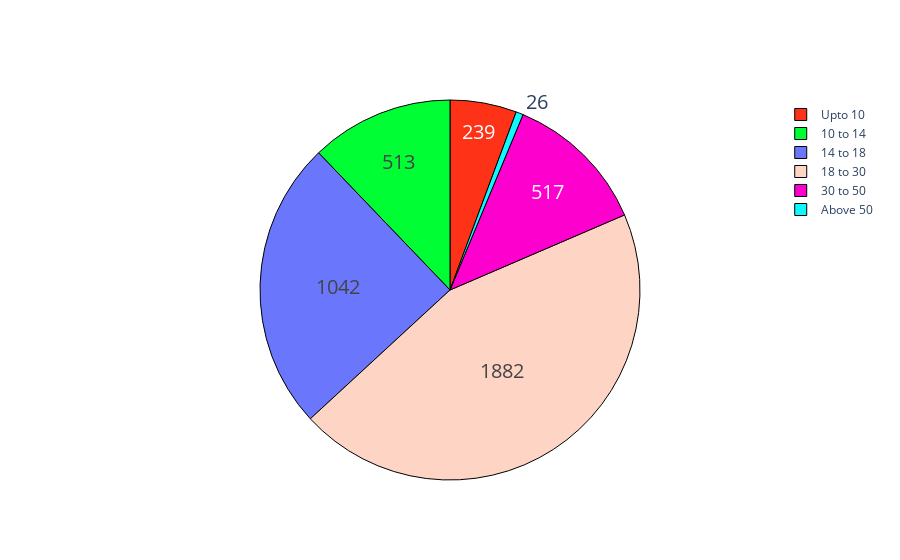

The notebook cell saved with this chart:
### Code cell
fig = go.Figure(data=[go.Pie(labels=ageGrp, values=ageGrpVal, sort=False, marker=dict(
    colors=px.colors.qualitative.Light24), textfont_size=15)])
fig.update_traces(hoverinfo='label+percent', textinfo='value', textfont_size=20,
                  marker=dict(line=dict(color='#000', width=1)))
fig.show()

### Figure 1 — Plotly figure (JSON) as saved in the notebook; plotly's stock layout.template omitted (floating-point values rounded to 4 significant figures)
{"data": [{"hoverinfo": "label+percent", "labels": ["Upto 10", "10 to 14", "14 to 18", "18 to 30", "30 to 50", "Above 50"], "marker": {"colors": ["#FD3216", "#00FE35", "#6A76FC", "#FED4C4", "#FE00CE", "#0DF9FF", "#F6F926", "#FF9616", "#479B55", "#EEA6FB", "#DC587D", "#D626FF", "#6E899C", "#00B5F7", "#B68E00", "#C9FBE5", "#FF0092", "#22FFA7", "#E3EE9E", "#86CE00", "#BC7196", "#7E7DCD", "#FC6955", "#E48F72"], "line": {"color": "#000", "width": 1}}, "sort": false, "textfont": {"size": 20}, "textinfo": "value", "type": "pie", "values": [239, 513, 1042, 1882, 517, 26]}], "layout": {}}
